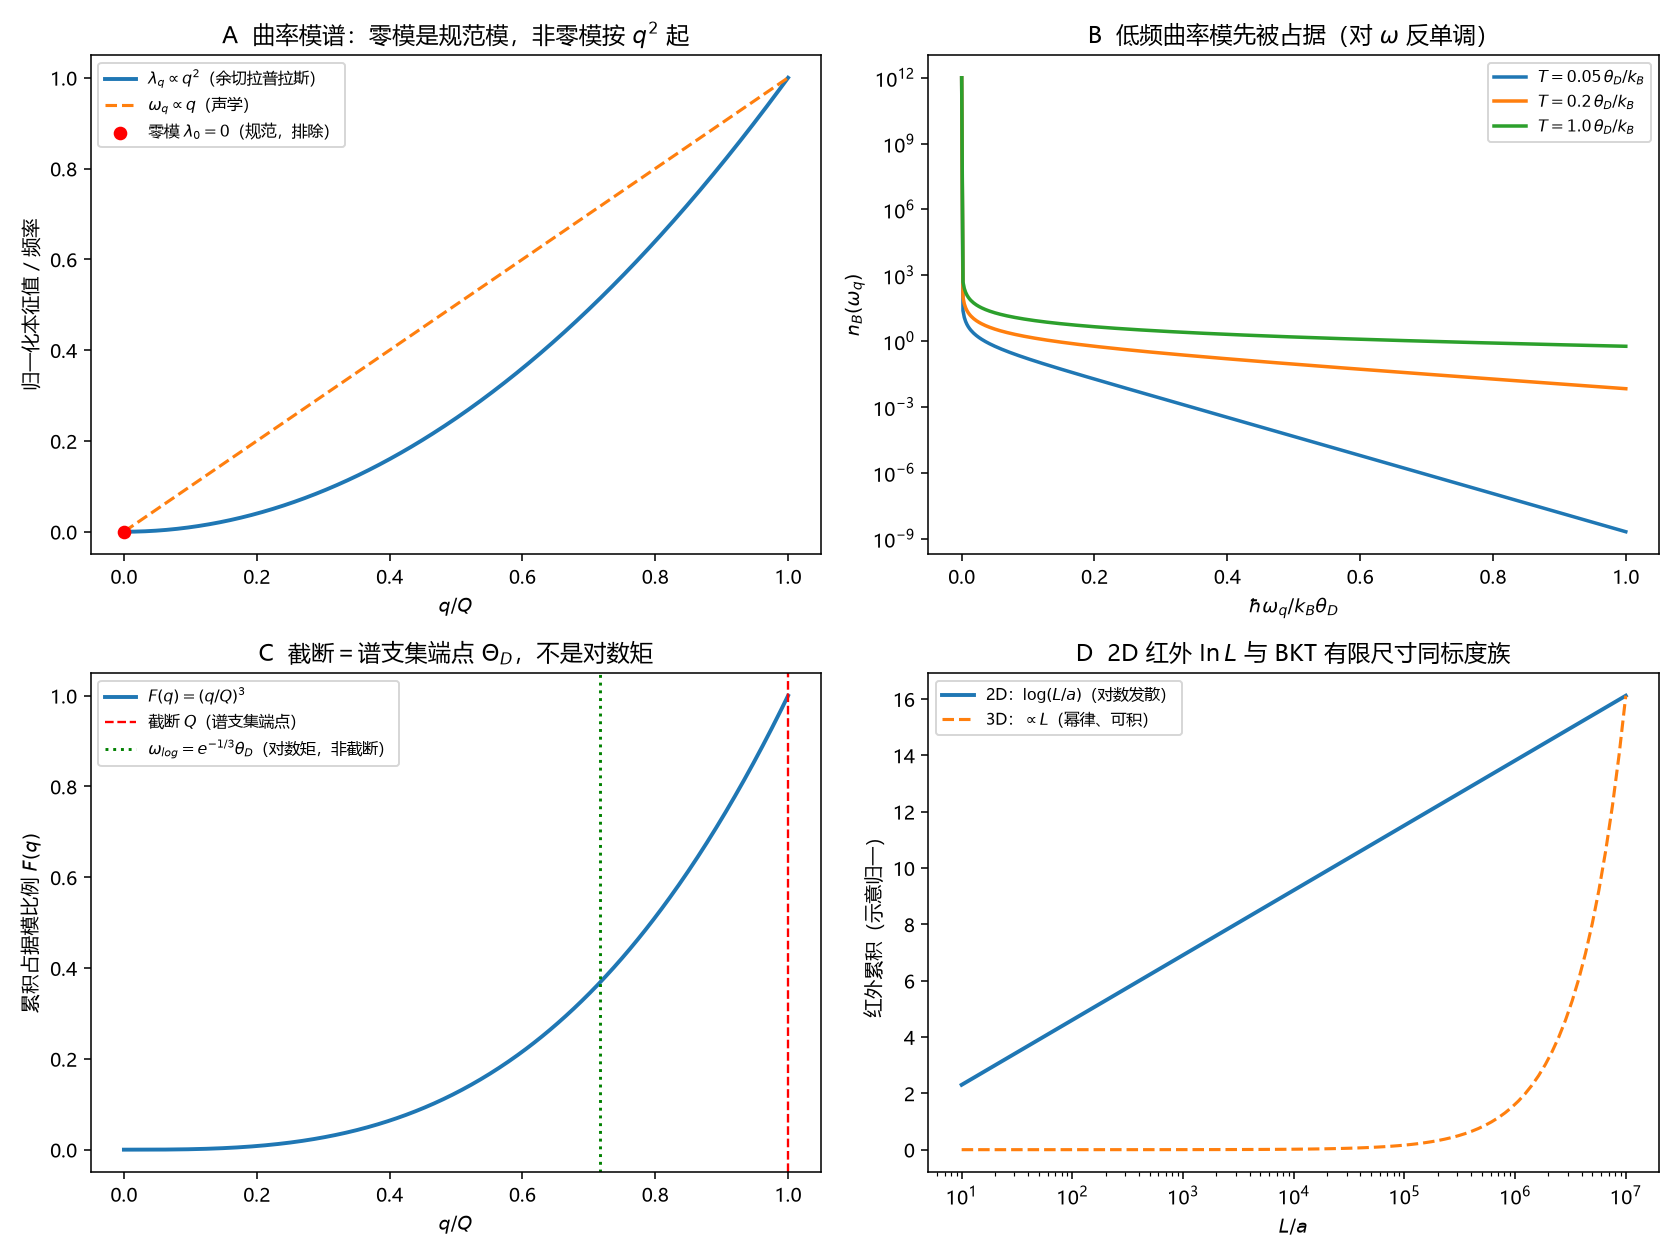

Source code (Python):
# -*- coding: utf-8 -*-
"""
第88轮补（成果登记 R-97）：环 4 审-10——曲率模谱与占据截断（非拟合）
====================================================================
检验：
  A 余切拉普拉斯谱 λ_q∝q²、ω_q∝q（零模 λ_0=0 是规范模，不进读数）；
  B 低频模先占据：n_B(ω,T) 对 ω 反单调、对 T 单增、高温 n_B<=1/x；
  C 占据模比例 F(q)=(q/Q)^3 在 Debye 端点 Q 饱和到 1（截断=谱支集）；
  D 两矩不等 ω_log=e^{-1/3}θ_D < θ_D；2D 红外 log(L/a) vs 3D 幂律。

图像用于检验极限/单调性/量级/符号，不是用数据拟合曲线——无实验数据、无调参。

复跑：
  python "10 探索/超导第一性研究/04_计算验证/环04_审10_曲率模谱与占据截断.py"
"""
import csv
import os
import sys

try:
    sys.stdout.reconfigure(encoding="utf-8")
except Exception:
    pass

import numpy as np
import matplotlib
matplotlib.use("Agg")
import matplotlib.pyplot as plt

plt.rcParams["font.sans-serif"] = ["Microsoft YaHei", "SimHei", "DejaVu Sans"]
plt.rcParams["axes.unicode_minus"] = False

OUT = os.path.dirname(os.path.abspath(__file__))


def nB(x):
    """玻色占据；低温大 x 直接置零避免 expm1 溢出。
    注：x=0 是规范零模（ω=0），物理上已被排除出 (4.1′)；这里给 1e-12 的
    微小正则化仅用于数值绘图，不代表零模有物理占据。"""
    x = np.asarray(x, dtype=float)
    x = np.where(x == 0.0, 1e-12, x)
    out = np.zeros_like(x)
    m = x < 700.0
    out[m] = 1.0 / np.expm1(x[m])
    return out


def main():
    # ---------- 参数（示意，非拟合） ----------
    n = 1e28          # 数密度 m^-3（典型金属量级）
    cs = 3000.0       # 声速 m/s
    hbar = 1.0545718e-34
    kB = 1.380649e-23
    Q = (6 * np.pi**2 * n) ** (1.0 / 3.0)          # Debye 波数
    theta_D = hbar * cs * Q / kB                    # Debye 温度 (K)
    omega_log_over_thetaD = np.exp(-1.0 / 3.0)

    # ---------- 结构断言（非拟合） ----------
    # 1. Debye 模计数：V*(6π²n)/(2π²)=3nV（取 V=1）
    V = 1.0
    count = V * (6 * np.pi**2 * n) / (2 * np.pi**2)
    assert abs(count - 3 * n * V) / (3 * n * V) < 1e-14, "Debye 模计数失败"

    # 2. 占据比例 F(q)=(q/Q)^3，F(Q)=1、单调
    qq = np.linspace(0, Q, 500)
    F = (qq / Q) ** 3
    assert abs(F[-1] - 1.0) < 1e-14, "F(Q)≠1"
    assert np.all(np.diff(F) > 0), "F 非严格单增"

    # 3. 谱：λ_q∝q²（零模 λ_0=0）、ω_q=c_s√(λ/Ω^{2/d})∝q
    q = np.linspace(0, Q, 500)
    lam = (q / Q) ** 2          # 归一化 λ_q（Ω^{2/d}、K 吸收入比例）
    omega = theta_D * (q / Q)   # ω_q = θ_D·(q/Q)（ℏω/kB 单位 K）
    assert lam[0] == 0.0 and np.all(np.diff(lam) > 0)
    assert abs(omega[-1] - theta_D) < 1e-9, "ω(Q)=θ_D"

    # 4. 低频先占据：nB 对 ω 反单调、高温 nB<=1/x
    T_grid = [0.05, 0.2, 1.0]          # 以 θ_D 为单位
    for t in T_grid:
        occ = nB(omega / (t * theta_D))
        assert np.all(np.diff(occ) <= 0), "nB 对 ω 非反单调"
    x = np.logspace(-3, 2, 400)
    assert np.all(nB(x) <= 1.0 / x + 1e-12), "nB<=1/x 失效"

    # 5. 两矩不等
    assert omega_log_over_thetaD < 1.0
    assert abs(omega_log_over_thetaD - 0.7165313105737893) < 1e-12

    # 6. 2D 红外 log(L/a)>0 且随 L 增；3D 幂律有限
    a = 1e-10
    Ls = np.logspace(-9, -3, 100)
    ir2d = np.log(Ls / a)
    assert np.all(ir2d > 0) and np.all(np.diff(ir2d) > 0)
    ir3d = 1.0 / (2 * np.pi / Ls)     # ∝L，无 log
    assert np.all(np.diff(ir3d) > 0)

    # ---------- 四面板图 ----------
    fig, axes = plt.subplots(2, 2, figsize=(12, 9))

    # A: 余切拉普拉斯谱与色散
    ax = axes[0, 0]
    ax.plot(q / Q, lam, lw=2.0, label="$\\lambda_q\\propto q^2$（余切拉普拉斯）")
    ax.plot(q / Q, omega / theta_D, "--", lw=1.6, label="$\\omega_q\\propto q$（声学）")
    ax.scatter([0], [0], color="red", zorder=5, label="零模 $\\lambda_0=0$（规范，排除）")
    ax.set_xlabel("$q/Q$")
    ax.set_ylabel("归一化本征值 / 频率")
    ax.set_title("A  曲率模谱：零模是规范模，非零模按 $q^2$ 起")
    ax.legend(fontsize=8)

    # B: 低频先占据
    ax = axes[0, 1]
    for t in T_grid:
        ax.plot(omega / theta_D, nB(omega / (t * theta_D)),
                lw=1.8, label=f"$T={t}\\,\\theta_D/k_B$")
    ax.set_ylabel("$n_B(\\omega_q)$")
    ax.set_xlabel("$\\hbar\\omega_q/k_B\\theta_D$")
    ax.set_yscale("log")
    ax.set_title("B  低频曲率模先被占据（对 $\\omega$ 反单调）")
    ax.legend(fontsize=8)

    # C: 占据模比例——Debye 端点饱和
    ax = axes[1, 0]
    ax.plot(qq / Q, F, lw=2.0, color="#1f77b4", label="$F(q)=(q/Q)^3$")
    ax.axvline(1.0, color="r", ls="--", lw=1.2, label="截断 $Q$（谱支集端点）")
    ax.axvline(omega_log_over_thetaD, color="g", ls=":", lw=1.5,
               label="$\\omega_{log}=e^{-1/3}\\theta_D$（对数矩，非截断）")
    ax.set_xlabel("$q/Q$")
    ax.set_ylabel("累积占据模比例 $F(q)$")
    ax.set_title("C  截断＝谱支集端点 $\\Theta_D$，不是对数矩")
    ax.legend(fontsize=8)

    # D: 红外 2D vs 3D
    ax = axes[1, 1]
    ax.plot(Ls / a, ir2d, lw=2.0, label="2D：$\\log(L/a)$（对数发散）")
    ax.plot(Ls / a, ir3d / ir3d[-1] * ir2d[-1], "--", lw=1.6,
            label="3D：$\\propto L$（幂律、可积）")
    ax.set_xscale("log")
    ax.set_xlabel("$L/a$")
    ax.set_ylabel("红外累积（示意归一）")
    ax.set_title("D  2D 红外 $\\ln L$ 与 BKT 有限尺寸同标度族")
    ax.legend(fontsize=8)

    fig.tight_layout()
    png = os.path.join(OUT, "环04_审10_曲率模谱与占据截断.png")
    fig.savefig(png, dpi=140)
    plt.close(fig)

    # ---------- CSV ----------
    summary = [
        ["Debye 模计数 V(6π²n)/(2π²)", f"{count:.6e}", "应=3nV，每原子 3 模"],
        ["Q", f"{Q:.6e}", "Debye 波数 (m^-1)"],
        ["θ_D", f"{theta_D:.4f}", "Debye 温度 (K)"],
        ["F(Q)", f"{F[-1]:.10f}", "=1，截断在谱支集端点"],
        ["ω_log/θ_D", f"{omega_log_over_thetaD:.10f}", "<1，对数矩≠截断"],
        ["nB 对 ω 反单调", "PASS", "三档温度"],
        ["nB<=1/x", "PASS", "400 点"],
        ["2D 红外 log(L/a)", "PASS", "正且随 L 增"],
        ["零模 λ0=0 排除", "PASS", "规范模不进读数"],
    ]
    with open(os.path.join(OUT, "环04_审10_曲率模谱与占据截断_摘要.csv"),
              "w", newline="", encoding="utf-8-sig") as f:
        w = csv.writer(f)
        w.writerow(["量", "值", "说明"])
        w.writerows(summary)
    with open(os.path.join(OUT, "环04_审10_曲率模谱与占据截断.csv"),
              "w", newline="", encoding="utf-8-sig") as f:
        w = csv.writer(f)
        w.writerow(["q_over_Q", "lambda_norm", "omega_over_thetaD", "F",
                    "nB_T005", "nB_T02", "nB_T1"])
        for i in range(len(q)):
            w.writerow([f"{q[i]/Q:.6g}", f"{lam[i]:.6g}", f"{omega[i]/theta_D:.6g}",
                        f"{F[i]:.6g}",
                        f"{float(nB(omega[i]/(0.05*theta_D))):.6g}",
                        f"{float(nB(omega[i]/(0.2*theta_D))):.6g}",
                        f"{float(nB(omega[i]/(1.0*theta_D))):.6g}"])

    print("第88轮补 审-10 曲率模谱与占据截断：全部断言通过（非拟合）")
    for row in summary:
        print("  ", row[0], "=", row[1], "|", row[2])
    print("图:", png)


if __name__ == "__main__":
    main()
